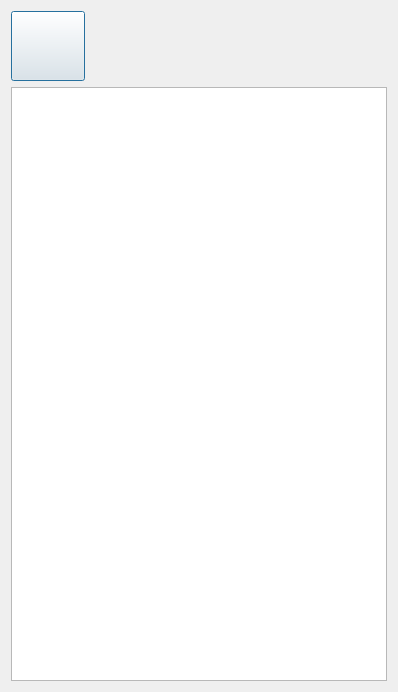
<?xml version="1.0" encoding="UTF-8"?>
<ui version="4.0">
 <class>Home</class>
 <widget class="QDialog" name="Home">
  <property name="geometry">
   <rect>
    <x>0</x>
    <y>0</y>
    <width>398</width>
    <height>692</height>
   </rect>
  </property>
  <property name="sizePolicy">
   <sizepolicy hsizetype="Expanding" vsizetype="Expanding">
    <horstretch>0</horstretch>
    <verstretch>0</verstretch>
   </sizepolicy>
  </property>
  <property name="windowTitle">
   <string>Home folder</string>
  </property>
  <layout class="QGridLayout" name="gridLayout">
   <item row="0" column="0">
    <widget class="QPushButton" name="folderButton_up">
     <property name="minimumSize">
      <size>
       <width>74</width>
       <height>70</height>
      </size>
     </property>
     <property name="maximumSize">
      <size>
       <width>74</width>
       <height>70</height>
      </size>
     </property>
     <property name="text">
      <string/>
     </property>
    </widget>
   </item>
   <item row="2" column="0" colspan="2">
    <widget class="QListWidget" name="listWidget">
     <property name="sizePolicy">
      <sizepolicy hsizetype="Expanding" vsizetype="Expanding">
       <horstretch>0</horstretch>
       <verstretch>0</verstretch>
      </sizepolicy>
     </property>
     <property name="minimumSize">
      <size>
       <width>200</width>
       <height>0</height>
      </size>
     </property>
     <property name="contextMenuPolicy">
      <enum>Qt::CustomContextMenu</enum>
     </property>
     <property name="verticalScrollBarPolicy">
      <enum>Qt::ScrollBarAsNeeded</enum>
     </property>
     <property name="horizontalScrollBarPolicy">
      <enum>Qt::ScrollBarAlwaysOff</enum>
     </property>
    </widget>
   </item>
   <item row="0" column="1">
    <widget class="QMaemo5ValueButton" name="folderbutton" native="true">
     <property name="minimumSize">
      <size>
       <width>0</width>
       <height>70</height>
      </size>
     </property>
     <property name="text" stdset="0">
      <string>PushButton</string>
     </property>
    </widget>
   </item>
  </layout>
 </widget>
 <customwidgets>
  <customwidget>
   <class>QMaemo5ValueButton</class>
   <extends>QWidget</extends>
   <header>qmaemo5valuebutton.h</header>
  </customwidget>
 </customwidgets>
 <resources/>
 <connections/>
</ui>
